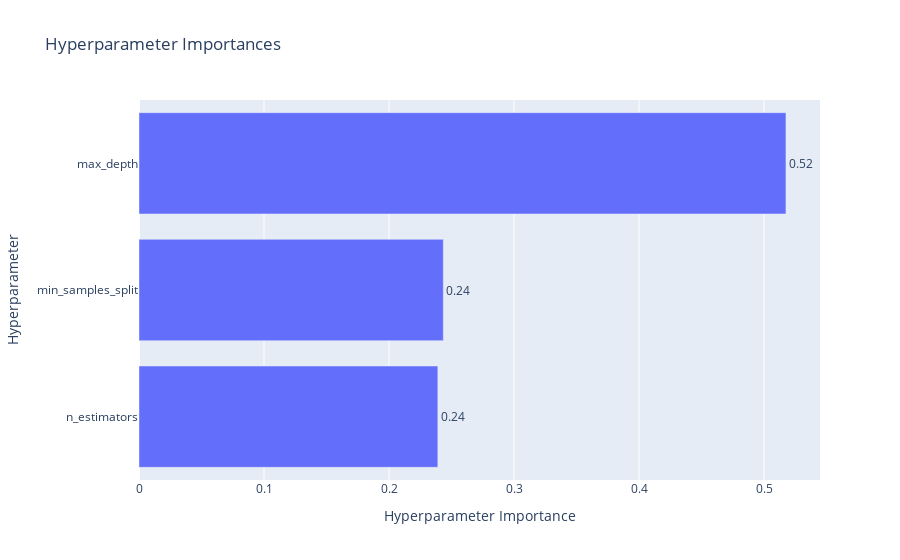

Here is the notebook cell this chart was saved with:
### Code cell
# 5. Hyperparameter Importance
plot_param_importances(study).show()

### Figure 1 — Plotly figure (JSON) as saved in the notebook; plotly's stock layout.template omitted (floating-point values rounded to 4 significant figures)
{"data": [{"cliponaxis": false, "hovertemplate": ["n_estimators (IntDistribution): 0.23905974680449776<extra></extra>", "min_samples_split (IntDistribution): 0.24341371582700577<extra></extra>", "max_depth (IntDistribution): 0.5175265373684964<extra></extra>"], "name": "Objective Value", "orientation": "h", "text": ["0.24", "0.24", "0.52"], "textposition": "outside", "type": "bar", "x": [0.2391, 0.2434, 0.5175], "y": ["n_estimators", "min_samples_split", "max_depth"]}], "layout": {"title": {"text": "Hyperparameter Importances"}, "xaxis": {"title": {"text": "Hyperparameter Importance"}}, "yaxis": {"title": {"text": "Hyperparameter"}}}}
